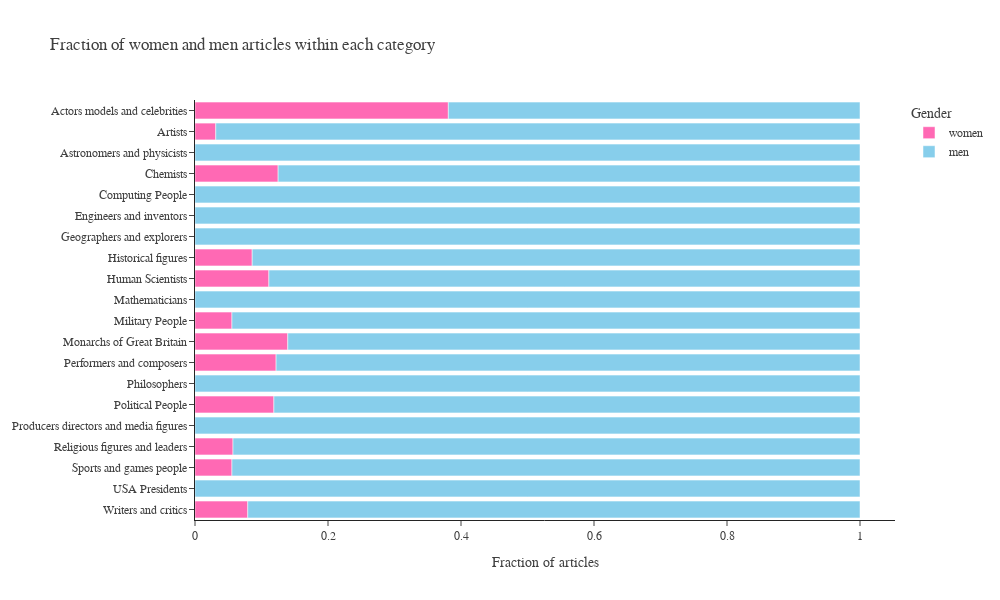

Write notebook code for a chart like this one.
### Markdown cell above
#### **Plot 2**

### Code cell
women_count = people[people['gender'] == "female"]["category"].count()
men_count = people[people['gender'] == "male"]["category"].count()
number_of_people_per_cat = people.groupby("category")["gender"].count()
men_women_proportion = pd.DataFrame({'women': women_people/number_of_people_per_cat,'men': men_people/number_of_people_per_cat}, 
                                    index=index).sort_index()
men_women_proportion.fillna(0,inplace=True)

fig = px.bar(men_women_proportion, x='women')

fig = px.bar(men_women_proportion, 
             x = [category for category in men_women_proportion.columns],
             y = men_women_proportion.transpose().columns.str.replace('_', ' '),
             color_discrete_sequence = ['hotpink','skyblue'],
             title = 'Fraction of women and men articles within each category',
             labels={"y": "Categories",
                     "value": "Fraction of articles",
                     "variable": "Gender"},
             orientation='h',
             width=1000, height=600,
            template = 'simple_white')
#yaxis={'visible': False, 'showticklabels': False}
fig.update_layout(font_color = '#404040', font_family='Times New Roman, serif', yaxis=dict(title = None, autorange="reversed"))
fig.show()

fig.to_html(full_html = False, include_plotlyjs='cdn')
fig.write_html("datastory_plot/plot2.html", full_html=False, include_plotlyjs='cdn')

### Figure 1 — Plotly figure (JSON) as saved in the notebook; plotly's stock layout.template omitted (floating-point values rounded to 4 significant figures)
{"data": [{"alignmentgroup": "True", "hovertemplate": "Gender=women<br>Fraction of articles=%{x}<br>Categories=%{y}<extra></extra>", "legendgroup": "women", "marker": {"color": "hotpink", "pattern": {"shape": ""}}, "name": "women", "offsetgroup": "women", "orientation": "h", "showlegend": true, "textposition": "auto", "type": "bar", "x": [0.381, 0.03125, 0, 0.125, 0, 0, 0, 0.08602, 0.1111, 0, 0.05556, 0.1395, 0.122, 0, 0.1186, 0, 0.05714, 0.05556, 0, 0.07937], "xaxis": "x", "y": ["Actors models and celebrities", "Artists", "Astronomers and physicists", "Chemists", "Computing People", "Engineers and inventors", "Geographers and explorers", "Historical figures", "Human Scientists", "Mathematicians", "Military People", "Monarchs of Great Britain", "Performers and composers", "Philosophers", "Political People", "Producers directors and media figures", "Religious figures and leaders", "Sports and games people", "USA Presidents", "Writers and critics"], "yaxis": "y"}, {"alignmentgroup": "True", "hovertemplate": "Gender=men<br>Fraction of articles=%{x}<br>Categories=%{y}<extra></extra>", "legendgroup": "men", "marker": {"color": "skyblue", "pattern": {"shape": ""}}, "name": "men", "offsetgroup": "men", "orientation": "h", "showlegend": true, "textposition": "auto", "type": "bar", "x": [0.619, 0.9688, 1, 0.875, 1, 1, 1, 0.914, 0.8889, 1, 0.9444, 0.8605, 0.878, 1, 0.8814, 1, 0.9429, 0.9444, 1, 0.9206], "xaxis": "x", "y": ["Actors models and celebrities", "Artists", "Astronomers and physicists", "Chemists", "Computing People", "Engineers and inventors", "Geographers and explorers", "Historical figures", "Human Scientists", "Mathematicians", "Military People", "Monarchs of Great Britain", "Performers and composers", "Philosophers", "Political People", "Producers directors and media figures", "Religious figures and leaders", "Sports and games people", "USA Presidents", "Writers and critics"], "yaxis": "y"}], "layout": {"barmode": "relative", "font": {"color": "#404040", "family": "Times New Roman, serif"}, "height": 600, "legend": {"title": {"text": "Gender"}, "tracegroupgap": 0}, "title": {"text": "Fraction of women and men articles within each category"}, "width": 1000, "xaxis": {"anchor": "y", "autorange": true, "domain": [0, 1], "range": [0, 1.053], "title": {"text": "Fraction of articles"}, "type": "linear"}, "yaxis": {"anchor": "x", "autorange": true, "domain": [0, 1], "range": [19.5, -0.5], "title": {}, "type": "category"}}}
